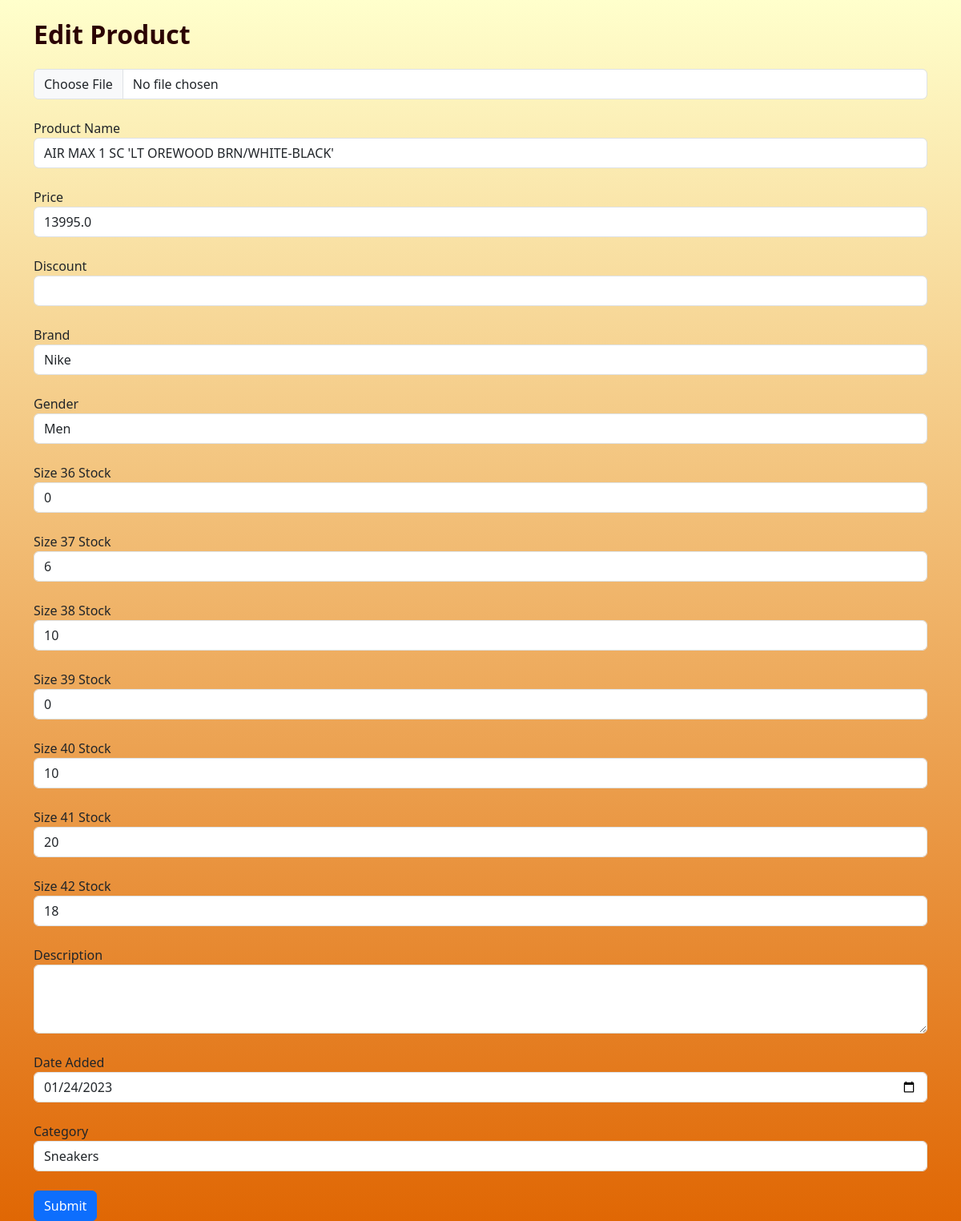
The app's page /store-manager/product/edit_1 (signed in), older data.
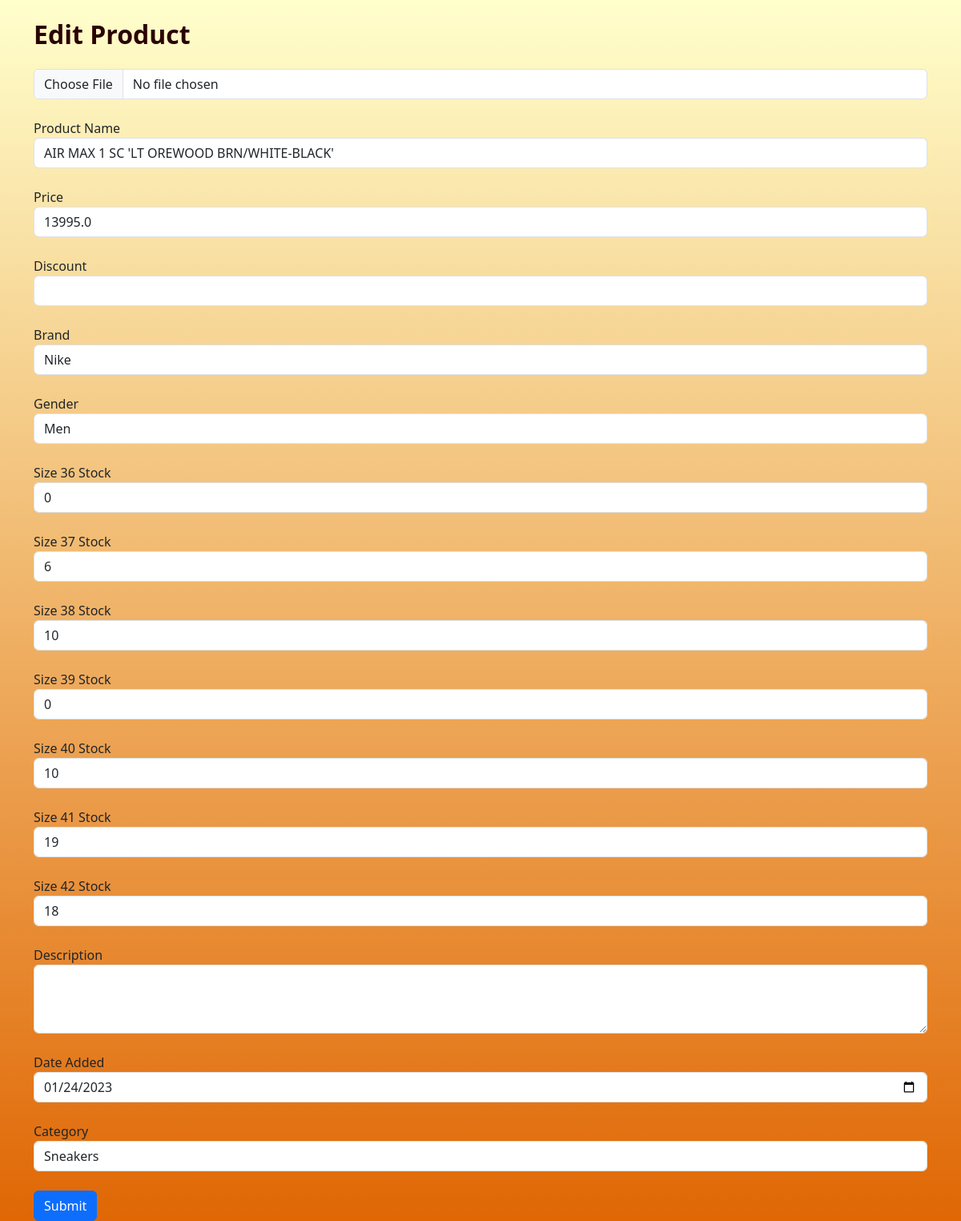
The same page, newer data.
### application/models.py (models this page shows)
class Product(db.Model):
    __tablename__ = "sneakers_products"
    id = db.Column(db.Integer, primary_key=True, autoincrement=True)
    name = db.Column(db.String, unique=False, nullable=False)
    category_name=db.Column(db.String, nullable=False)
    gender = db.Column(db.String, nullable=False)
    brand = db.Column(db.String, nullable=False)
    discount = db.Column(db.Integer, nullable=False, default=0)
    price = db.Column(db.Float, nullable=False)
    size_36 = db.Column(db.Integer, nullable=False)
    size_37 = db.Column(db.Integer, nullable=False)
    size_38 = db.Column(db.Integer, nullable=False)
    size_39 = db.Column(db.Integer, nullable=False)
    size_40 = db.Column(db.Integer, nullable=False)
    size_41 = db.Column(db.Integer, nullable=False)
    size_42 = db.Column(db.Integer, nullable=False)
    description = db.Column(db.String)
    date_added = db.Column(db.String, nullable=False,default=date.today)

### application/controllers.py (the view, shortened to what this page needs)
@app.route("/store-manager/product/edit_<product_id>", methods=["GET","POST"])
def edit_product(product_id):
    p=int(product_id)
    if request.method=="GET" and "user" in session:
        user=User.query.filter_by(admin = True)
        prod=Product.query.filter_by(id=product_id)
        return render_template("edit_product.html",prod=prod)

### template/edit_product.html (shortened to what the changed rows need)
<!DOCTYPE html>
<html lang="en">
<head>
    <link href="https://cdn.jsdelivr.net/npm/bootstrap@5.3.1/dist/css/bootstrap.min.css" rel="stylesheet">
</head>
<body>
    <div class="container mt-4">
        <h2 style="font-weight: bold; color: rgb(43, 3, 3);">Edit Product</h2>
        {% for i in prod %}
        <form method="post" enctype="multipart/form-data" class="mt-4">
            <div class="input-group mb-3">
                <input class="form-control" type="file" name="img" placeholder='Upload Image' >
            </div>
            <div class="form-group mt-4">
                <label for="product_name">Product Name</label>
                <input type="text" class="form-control" id="product_name" name="product_name" value="{{i.name}}" >
            </div>
            <div class="form-group mt-4">
                <label for="rate">Price</label>
                <input type="number" class="form-control" id="price" name="price" value="{{i.price}}" >
            </div>
            <div class="form-group mt-4">
                <label for="rate">Discount</label>
                <input type="number" class="form-control" id="discount" value="{{i.discount}}" name="discount" >
            </div>
            <div class="form-group mt-4">
                <label for="unit">Brand</label>
                <input type="text" class="form-control" id="brand" name="brand" value="{{i.brand}}" >
            </div>
            <div class="form-group mt-4">
                <label for="gender">Gender</label>
                <select class="form-control" id="category" name="gender" value="{{i.gender}}" >
                    <option value="Men">Men</option>
                </select>
            </div>
            <div class="form-group mt-4">
                <label for="stock">Size 36 Stock</label>
                <input type="number" class="form-control" id="size_36" name="size_36" value="{{i.size_36}}" >
            </div>
            <div class="form-group mt-4">
                <label for="stock">Size 37 Stock</label>
                <input type="number" class="form-control" id="size_37" name="size_37" value="{{i.size_37}}" >
            </div>
            <div class="form-group mt-4">
                <label for="stock">Size 38 Stock</label>
                <input type="number" class="form-control" id="size_38" name="size_38" value="{{i.size_38}}" >
            </div>
            <div class="form-group mt-4">
                <label for="stock">Size 39 Stock</label>
                <input type="number" class="form-control" id="size_39" name="size_39" value="{{i.size_39}}" >
            </div>
            <div class="form-group mt-4">
                <label for="stock">Size 40 Stock</label>
                <input type="number" class="form-control" id="size_40" name="size_40" value="{{i.size_40}}" >
            </div>
            <div class="form-group mt-4">
                <label for="stock">Size 41 Stock</label>
                <input type="number" class="form-control" id="size_41" name="size_41" value="{{i.size_41}}" >
            </div>
            <div class="form-group mt-4">
                <label for="stock">Size 42 Stock</label>
                <input type="number" class="form-control" id="size_42" name="size_42" value="{{i.size_42}}" >
            </div>
            <div class="form-group mt-4">
                <label for="description">Description</label>
                <textarea class="form-control" id="description" name="description" rows="3" ></textarea>
            </div>
            <div class="form-group mt-4">
                <label for="date_added">Date Added</label>
                <input type="date" class="form-control" id="date_added" name="date_added" value="{{i.date_added}}"  >
            </div>
            <div class="form-group mt-4">
                <label for="category">Category</label>
                <select class="form-control" id="category" name="category" value="{{i.category}}" >
                    <option value="sneakers">Sneakers</option>
                </select>
            </div>
            <button type="submit" class="btn btn-primary mt-4">Submit</button>
        </form>
    </div>
    {% endfor %}
</body>
</html>

Row changes from the older to the newer data that the page shows:
changed Product "AIR MAX 1 SC 'LT OREWOOD BRN/WHITE-BLACK'": size_41 "20" → "19"
